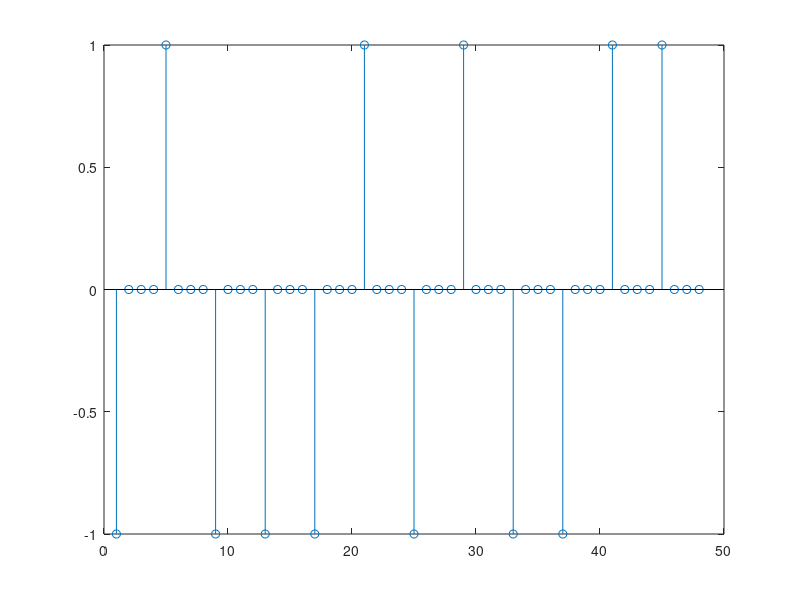
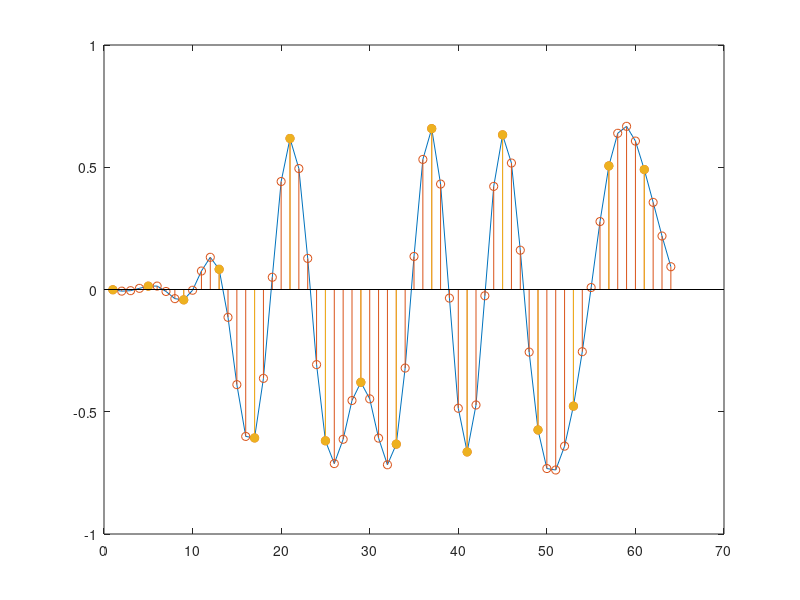
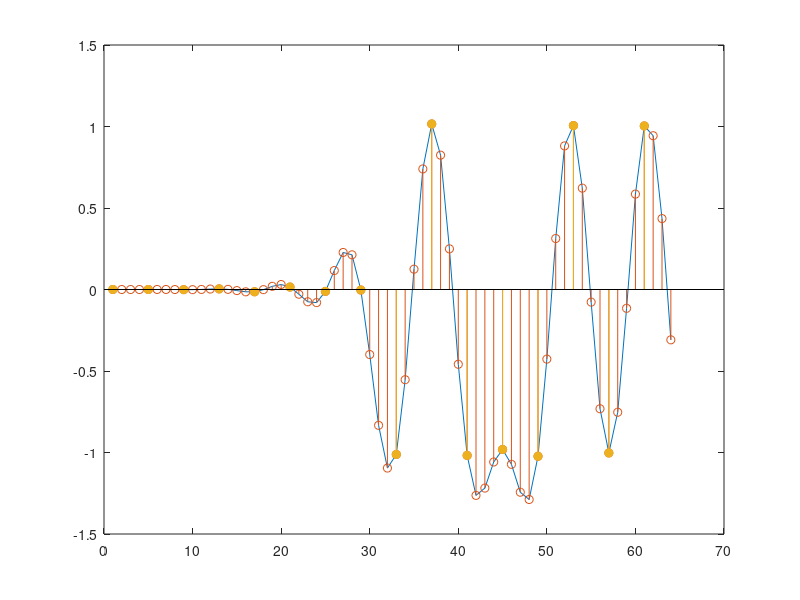

MATLAB code for these plots, in order:
clear all;
close all;
%----------------------------------------------------
%---------------- Initial Parameters ----------------
%----------------------------------------------------

n = 24;                              %number of bits
M = 4;                              %4-QAM
k = log2(M);                        %number of bits in one symbol
m = n/k;                            %number of symbols
Fs = 1000;                          %sampling frequency
dt = 1/Fs;                          %simulation time differential
Rs = 250;                            %Symbol rate
Ns = Fs/Rs;                         %Number of samples per symbol

dataIn = randi(2,1,n) - 1;  % Generate vector of binary data

%----------------------------------------------------
%----------------- QAM Mapper -----------------------
%----------------------------------------------------

numberOfSymbols = length(dataIn)/k; %number of symbols in the FIFO

% Define mapping table applying Gray mapping

mappingTable(1) =  1 + 1*i;
mappingTable(2) = -1 + 1*i;
mappingTable(3) =  1 - 1*i;
mappingTable(4) = -1 - 1*i;

mappedSymbols = zeros(1, numberOfSymbols);

% Map bits to symbols
for i = 1:k:length(dataIn)   
  symbolBits = dataIn(i:i+k-1);
  symbolIndex = 2^1 * symbolBits(1) + 2^0 * symbolBits(2);
  
   % Mapping
   mappedSymbols((i - 1)/k + 1) = mappingTable( symbolIndex + 1);   
endfor

%----------------------------------------------------
%----------------- Pulse shaping --------------------
%----------------------------------------------------

for i = 1:length(mappedSymbols)
    mappedSymbols_upsampled( (i-1)*Ns+1 : i*Ns) = [mappedSymbols(i) zeros(1, Ns-1)];
end

A = 1;

% Sqrt-Raised-Cosine Impulse Response Filter
alpha = 0.35;     % excess bandwidth factor = 0.35 for IS 136
L = Ns; % samples per symbol = Fs/Rs
G = 4;

n = -L*G : L*G;
for i = 1 : length(n)
    if(n(i) == 0)
      B(i) = (1/L) * ( 1 - alpha + 4 * (alpha/pi));
      
    elseif (abs(n(i)) == L/(4*alpha))
      B(i) = (1 + (2/pi)) * sin(pi / (4*alpha)) + (1 - (2/pi)) * cos(pi / (4*alpha));
      B(i) = (1/L) * (alpha/sqrt(2)) * B(i);
      
    else
      B(i) = sin(pi * (1-alpha) * n(i)/L) + 4*alpha*n(i)/L * cos(pi * (1+alpha) * n(i)/L);
      B(i) = B(i) / (pi * n(i)/L * (1 - (4*alpha*n(i)/L)^2) );
      B(i) = (1/L) * B(i);
    end 
end

% Normalize by the energy
B = B/sqrt(B*B');

mappedSymbols_upsampled_and_padded = [real(mappedSymbols_upsampled) zeros(1, L*G)];
Tx_I_BB = filter(B, A, real(mappedSymbols_upsampled_and_padded)); 
Rx_I_BB = filter(B, A, Tx_I_BB); 
%----------------------------------------------------
%----------------- Figures --------------------------
%----------------------------------------------------
figure(1);
stem(real(mappedSymbols_upsampled));
figure(2);
plot(Tx_I_BB);
hold on
stem(Tx_I_BB);
hold on
stem(1:4:length(Tx_I_BB), Tx_I_BB(1:4:end), 'filled');

figure(3);
plot(Rx_I_BB);
hold on
stem(Rx_I_BB);
hold on
stem(1:4:length(Rx_I_BB), Rx_I_BB(1:4:end), 'filled');